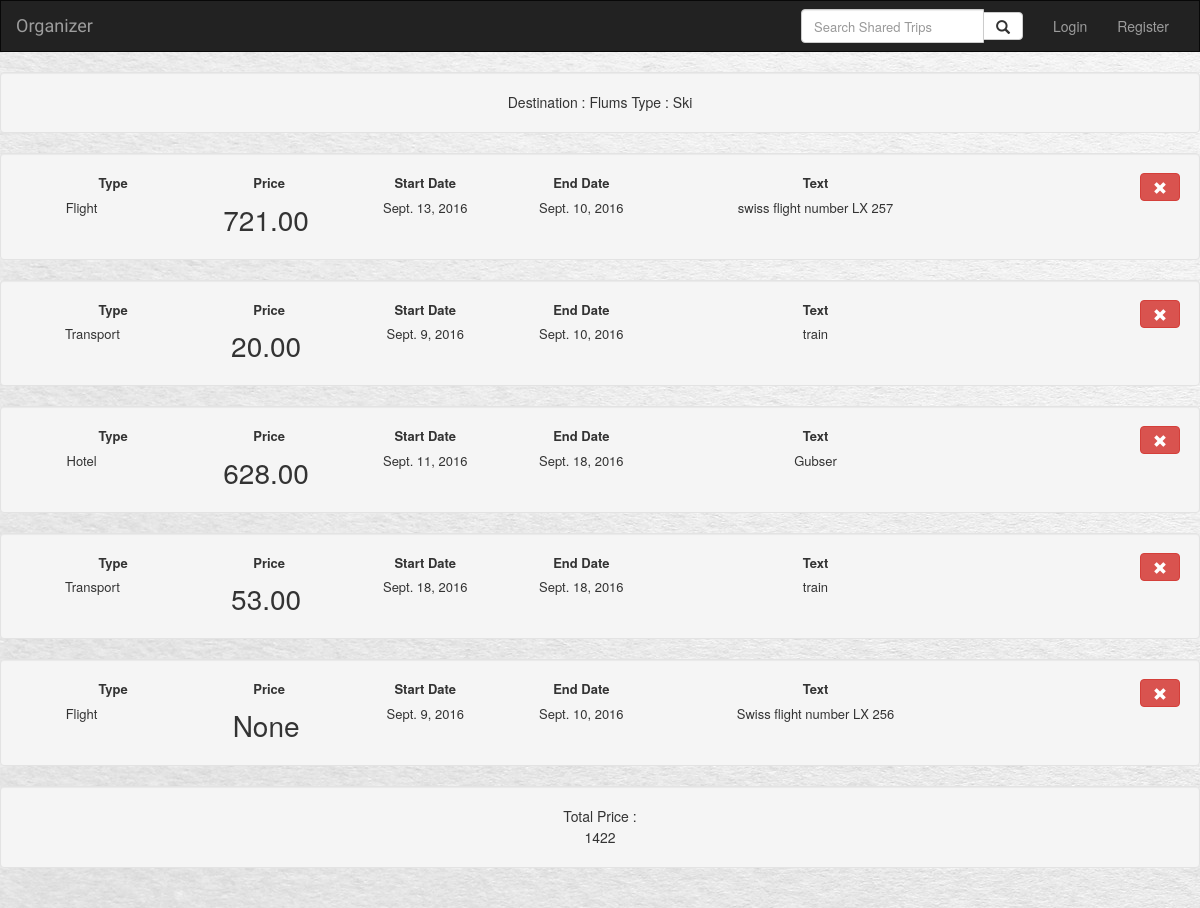
Screenshot of /organizer/trip/2/add_flight with the database file from the repository.
### organizer/models.py (models this page shows, shortened)
class NewTrip(models.Model):
	user = models.ForeignKey(User, default=1)
	shared = models.BooleanField(default=False)
	destination = models.CharField(max_length=200)
	startDate = models.DateField(null=True, blank=True)
	endDate = models.DateField(null=True, blank=True)
	trip_picture = models.ImageField(null=True, blank=True)
	trip_type = models.ForeignKey(TripType, default=DEFAULT_TRIP_TYPE, on_delete=models.SET_DEFAULT, blank=True)

class TripType(models.Model):
	type_name = models.CharField(max_length=20)
	def __str__(self):
		return self.type_name

class Node(models.Model):
	type = models.ForeignKey(NodeType, default=DEFAULT_TRIP_TYPE, on_delete=models.SET_DEFAULT, blank=True)
	startDate = models.DateField(null=True, blank=True)
	endDate = models.DateField(null=True, blank=True)
	price = models.DecimalField(max_digits=10, decimal_places=2, null=True, blank=True)
	trip = models.ForeignKey(NewTrip, default=None, on_delete=models.SET_DEFAULT, blank=True, null=True)
	text = models.CharField(max_length=1000)
	lat = models.DecimalField(null = True, max_digits=9, decimal_places=6)
	lng = models.DecimalField(null = True, max_digits=9, decimal_places=6)
	departure_lat = models.DecimalField(null = True, max_digits=9, decimal_places=6)
	departure_lng = models.DecimalField(null = True, max_digits=9, decimal_places=6)
	arrival_lat = models.DecimalField(null = True, max_digits=9, decimal_places=6)
	arrival_lng = models.DecimalField(null = True, max_digits=9, decimal_places=6)
	sequance_in_trip = models.IntegerField(null=True)

class NodeType(models.Model):
	type_name = models.CharField(max_length=20)
	def __str__(self):
		return self.type_name

### organizer/views.py (the view)
# urls.py: url(r'^trip/(?P<trip_id>[0-9]+)/add_flight$', views.add_flight, name='add_flight'),
def add_flight(request, trip_id):
	if not request.user.is_authenticated():
		trip = get_object_or_404(NewTrip, pk=trip_id)
		nodes = Node.objects.filter(trip=trip.pk)
		return render(request, 'organizer/new_details.html', {'trip' : trip, 'nodes': nodes})
	node = Node()
	node.trip = NewTrip.objects.get(id=trip_id)
	node.save()
	return redirect(reverse('organizer:detail', kwargs={'trip_id' :   trip_id}), request)

### organizer/templates/organizer/new_details.html (shortened to what this page needs)
{% extends 'organizer/base.html'%}
{% block body %}
	<div class="container-fluid">
		<div class="row">
				<div class="col-xs-12 well">
					Destination : {{ trip.destination }}
					Type : {{ trip.trip_type }}
				</div>
		</div>
		{% for node in nodes %}
		<div class="row">
			<div class="col-xs-12 well fitText">
				<div class="btn-toolbar pull-right">
					<form action="{% url 'organizer:node_delete' trip.id %}" method="post">
						<button type="submit" class="btn btn-danger  "/><span class="glyphicon glyphicon-remove"></span>
					</form>
				</div>
				<div class="details col-xs-12 col-sm-10 ">
					<div class="col-xs-12 col-sm-2">
						<label class="col-xs-6 col-sm-12">Type</label><div class="col-xs-6 col-xs-12">{{ node.type }}</div>
					</div>
					<div class="col-xs-12 col-sm-2">
						<label class="col-xs-6 col-sm-12"> Price</label>  <div class="price col-xs-6 col-sm-12" >{{ node.price }}</div>
					</div>
					<div class="col-xs-12 col-sm-2">
						<label class="col-xs-6 col-sm-12 "><span class="text-nowrap">Start Date</span></label> <div class="col-xs-6 col-sm-12 "><span class="text-nowrap">{{ node.startDate }}</span></div>
					</div>
					<div class="col-xs-12 col-sm-2">
						<label class="text-center col-xs-6 col-sm-12"><span class="text-nowrap">End Date</span></label> <div class="col-xs-6 col-sm-12 "><span class="text-nowrap">{{ node.endDate }}</span></div>
					</div>
					<div class="col-xs-12 col-sm-4">
					<p>
						<label class="col-xs-6 col-sm-12">Text</label>  <div class="col-xs-6 col-sm-12">{{ node.text }}</div>
					</p>
					</div>
				</div>
			</div>
		</div>
		{% endfor %}
		<div class="row">
			<div id="total" class="well col-xs-12">
				Total Price :
				<div id="totalSum">
				</div>
			</div>
		</div>
	</div>
{% endblock %}

### organizer/static/organizer/style.css (style rules this page uses)
body { background: white url("image/paper_background.jpg"); padding-bottom: 20px; }
.fitText { font-size: 13px; }
.col-sm-2 { border: 0px; margin: 0px; }
label, div { display: block; text-align: center; line-height: 150%; }
.price { font-size: 28px; width: 120px; }

### rows the page displays
NewTrip: destination "Flums", trip_type "Ski"
Node: type "Flight", price "721.00", startDate "Sept. 13, 2016", endDate "Sept. 10, 2016", text "swiss flight number LX 257"
Node: type "Transport", price "20.00", startDate "Sept. 9, 2016", endDate "Sept. 10, 2016", text "train"
Node: type "Hotel", price "628.00", startDate "Sept. 11, 2016", endDate "Sept. 18, 2016", text "Gubser"
Node: type "Transport", price "53.00", startDate "Sept. 18, 2016", endDate "Sept. 18, 2016", text "train"
Node: type "Flight", price "None", startDate "Sept. 9, 2016", endDate "Sept. 10, 2016", text "Swiss flight number LX 256"
